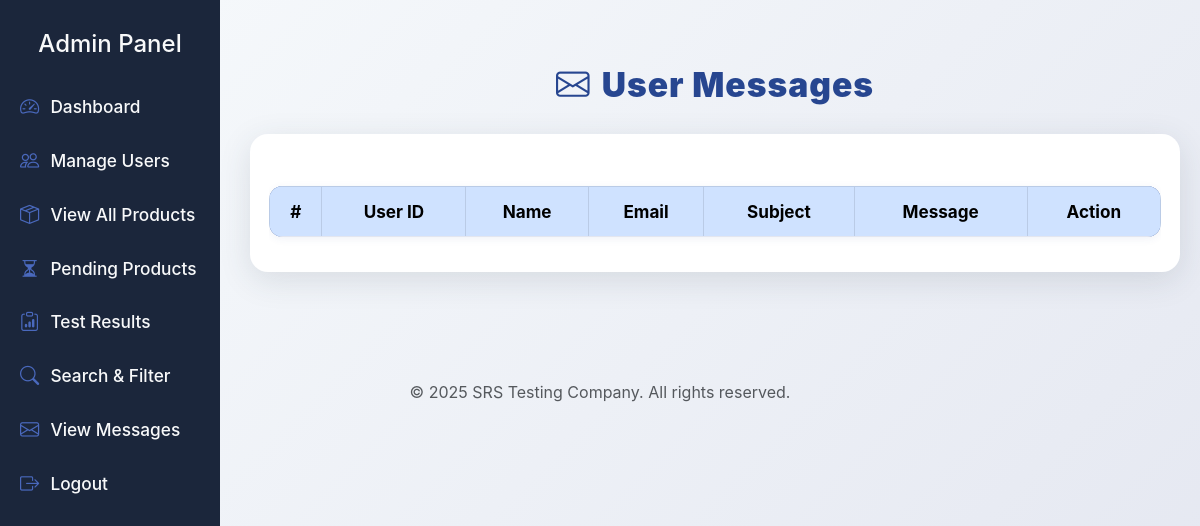
The page /srs_testing/admin/view_messages.php (signed in) on the database as committed earlier.
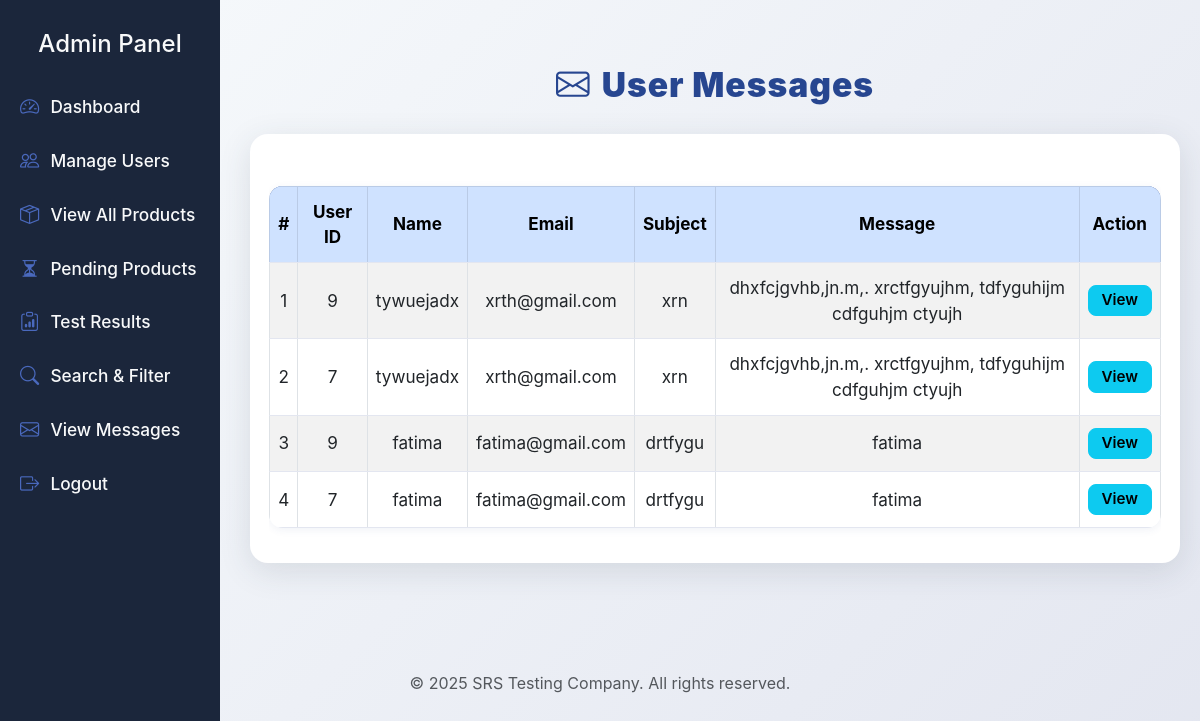
The same page on the database as committed later.
### tables this page shows
CREATE TABLE `contact_messages` (
  `id` int(11) NOT NULL,
  `user_id` int(11) DEFAULT NULL,
  `name` varchar(100) DEFAULT NULL,
  `email` varchar(100) DEFAULT NULL,
  `subject` varchar(255) DEFAULT NULL,
  `message` text DEFAULT NULL,
  `sent_at` timestamp NOT NULL DEFAULT current_timestamp()
);

### srs_testing/admin/view_messages.php (the view, shortened to what this page needs)
<?php
include '../includes/db.php';
$stmt = $pdo->query("SELECT * FROM contact_messages ORDER BY id DESC");
?>
<?php include '../includes/header.php'; ?>
<div class="container-fluid px-0">
  <div class="messages-title mb-4">
    <i class="bi bi-envelope"></i> User Messages
  </div>
  <div class="messages-table">
    <div class="table-responsive">
      <table class="table table-bordered table-striped align-middle table-hover">
        <thead class="table-primary">
          <tr>
            <th>#</th>
            <th>User ID</th>
            <th>Name</th>
            <th>Email</th>
            <th>Subject</th>
            <th>Message</th>
            <th>Action</th>
          </tr>
        </thead>
        <tbody>
          <?php $i=1; foreach ($stmt as $row): ?>
          <tr>
            <td><?= $i++ ?></td>
            <td><?= htmlspecialchars($row['user_id']) ?></td>
            <td><?= htmlspecialchars($row['name']) ?></td>
            <td><?= htmlspecialchars($row['email']) ?></td>
            <td><?= htmlspecialchars($row['subject']) ?></td>
            <td>
              <?php
                $msg = strip_tags($row['message']);
                if (mb_strlen($msg) > 60) {
                  echo htmlspecialchars(mb_substr($msg, 0, 60)) . '... ';
                  echo '<a href="view_message_detail.php?id=' . $row['id'] . '" class="btn btn-info btn-sm view-btn">View</a>';
                } else {
                  echo nl2br(htmlspecialchars($msg));
                }
              ?>
            </td>
            <td>
              <a href="view_message_detail.php?id=<?= $row['id'] ?>" class="btn btn-info btn-sm view-btn">View</a>
            </td>
          </tr>
          <?php endforeach; ?>
        </tbody>
      </table>
    </div>
  </div>
</div>
<?php include '../includes/footer.php'; ?>

### srs_testing/includes/header.php (shortened to what this page needs)
<!DOCTYPE html>
<html>
<head>
  <link href="https://cdn.jsdelivr.net/npm/bootstrap@5.3.0/dist/css/bootstrap.min.css" rel="stylesheet">
  <link rel="stylesheet" href="https://cdn.jsdelivr.net/npm/bootstrap-icons@1.10.5/font/bootstrap-icons.css">
</head>
<div class="srs-sidebar">
  <h4 class="mb-4 text-center">Admin Panel</h4>
  <a href="/project/srs_testing/admin/dashboard.php" class="srs-sidebar-link"><i class="bi bi-speedometer2"></i> Dashboard</a>
  <a href="/project/srs_testing/admin/manage_users.php" class="srs-sidebar-link"><i class="bi bi-people"></i> Manage Users</a>
  <a href="/project/srs_testing/admin/view_all_products.php" class="srs-sidebar-link"><i class="bi bi-box-seam"></i> View All Products</a>
  <a href="/project/srs_testing/admin/view_pending.php" class="srs-sidebar-link"><i class="bi bi-hourglass-split"></i> Pending Products</a>
  <a href="/project/srs_testing/admin/view_results.php" class="srs-sidebar-link"><i class="bi bi-clipboard-data"></i> Test Results</a>
  <a href="/project/srs_testing/admin/search.php" class="srs-sidebar-link"><i class="bi bi-search"></i> Search & Filter</a>
  <a href="/project/srs_testing/admin/view_messages.php" class="srs-sidebar-link"><i class="bi bi-envelope"></i> View Messages</a>
  <a href="/project/srs_testing/logout.php" class="srs-sidebar-link"><i class="bi bi-box-arrow-right"></i> Logout</a>
</div>
<div class="srs-main-content">

### srs_testing/includes/footer.php
</div>
<footer class="text-center text-muted mt-5 mb-3">
  &copy; <?= date("Y") ?> SRS Testing Company. All rights reserved.
</footer>
</body>
</html>

### srs_testing/includes/header.php (style rules this page uses)
.srs-sidebar { min-height: 100vh; background: #1b263b; color: #f8f9fa; padding-top: 30px; position: fixed; left: 0; top: 0; width: 220px; z-index: 1000; }
.srs-sidebar-link { color: #f8f9fa; text-decoration: none; display: flex; align-items: center; gap: 0.7rem; padding: 10px 20px; margin-bottom: 5px; border-radius: 4px; font-size: 1.08rem; font-weight: 500; transition: background 0.2s, color 0.2s; }
.srs-sidebar-link i { font-size: 1.2rem; color: #4a69bd; transition: color 0.2s; }
.srs-main-content { margin-left: 230px; padding: 20px; }

### srs_testing/admin/view_messages.php (style rules this page uses)
.messages-title { color: #274690; font-weight: 900; font-size: 2.1rem; letter-spacing: 1px; margin-bottom: 2.2rem; margin-top: 2.5rem; text-align: center; display: flex; align-items: center; justify-content: center; gap: 0.7rem; }
.messages-table { background: #fff; border-radius: 18px; box-shadow: 0 8px 32px 0 rgba(44,62,80,0.13); padding: 2.2rem 1.2rem 1.2rem 1.2rem; margin: 0 auto 2.5rem auto; max-width: 1100px; }
.table { border-radius: 14px; overflow: hidden; margin-top: 1rem; background: linear-gradient(90deg, #f7fafc 60%, #e3e6f0 100%); box-shadow: 0 2px 8px rgba(39,70,144,0.07); }
.table thead { background-color: #274690; color: #fff; }
.table th, .table td { vertical-align: middle; font-size: 1.07rem; text-align: center; border-bottom: 1px solid #e3e6f0; padding: 0.75rem 0.5rem; font-family: 'Inter', 'Segoe UI', Arial, sans-serif; }
.view-btn { padding: 0.2rem 0.8rem; font-size: 0.95rem; border-radius: 8px; font-weight: 600; }

Rows that differ between the two databases and show on the page:
added contact_messages: user "9", name "tywuejadx", email "xrth@gmail.com", subject "xrn", message "dhxfcjgvhb,jn.m,. xrctfgyujhm, tdfyguhijm cdfguhjm ctyujh"
added contact_messages: user "7", name "tywuejadx", email "xrth@gmail.com", subject "xrn", message "dhxfcjgvhb,jn.m,. xrctfgyujhm, tdfyguhijm cdfguhjm ctyujh"
added contact_messages: user "9", name "fatima", email "fatima@gmail.com", subject "drtfygu", message "fatima"
added contact_messages: user "7", name "fatima", email "fatima@gmail.com", subject "drtfygu", message "fatima"
